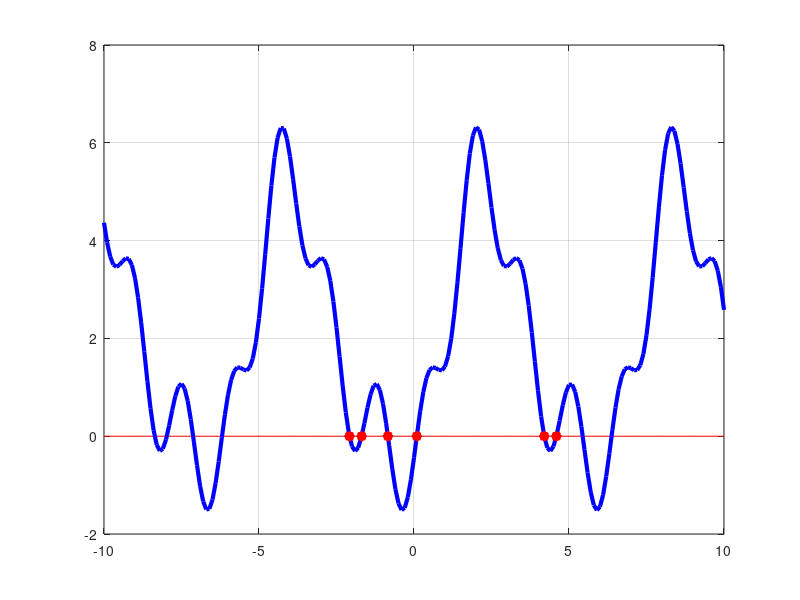

MATLAB code for this plot:
tic
f = @(x) x.^2 - 1;
fzero(f, -1);
fzero(f, 2);

x = [-10:0.1:10];
y = 0.*x;
plot(x,y,"LineWidth", 0.5, "Color", [1,0,0]);

hold on


x = [-10:0.1:10];
y = (1 + sin(x) - cos(x)).^2 - (sin(2*x) - cos(2*x) - 0.2).^2 + 1;
plot(x,y,"LineWidth", 3, "Color", [0,0,1]);



y = @(x) (1 + sin(x) - cos(x)).^2 - (sin(2*x) - cos(2*x) - 0.2).^2 + 1;
x_prev = fzero(y, -4.9);
ans = [x_prev];
for k = -5:0.1:5
  x_now = fzero(y,k);
  found = false;
  for i = 1:length(ans)
    if abs(abs(x_now) - abs(ans(i))) <= 0.01 || x_now <= -5 || x_now >= 5
      found = true;
      break;
    end
  end
  if (found ~= true)
    ans = [ans x_now];
  end
end

plot(ans,y(ans),'r*',"Color", [1,0,0],"LineWidth", 5);

grid on

ans

toc